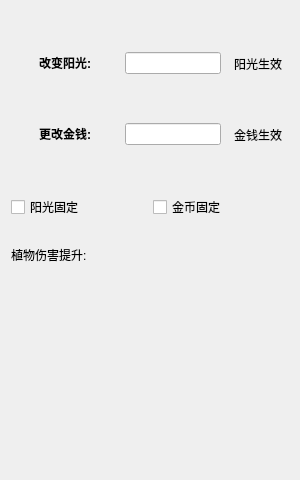
<?xml version="1.0" encoding="UTF-8"?>
<ui version="4.0">
 <class>Widget</class>
 <widget class="QWidget" name="Widget">
  <property name="geometry">
   <rect>
    <x>0</x>
    <y>0</y>
    <width>300</width>
    <height>480</height>
   </rect>
  </property>
  <property name="windowTitle">
   <string>PvZm</string>
  </property>
  <property name="windowIcon">
   <iconset resource="Image/res.qrc">
    <normaloff>:/花盆动漫人物.png</normaloff>:/花盆动漫人物.png</iconset>
  </property>
  <property name="autoFillBackground">
   <bool>false</bool>
  </property>
  <layout class="QGridLayout" name="gridLayout_2">
   <item row="4" column="0" colspan="2">
    <widget class="PVZ_Damage" name="widget_3" native="true"/>
   </item>
   <item row="0" column="0" colspan="2">
    <widget class="QWidget" name="widget" native="true">
     <layout class="QGridLayout" name="gridLayout">
      <property name="leftMargin">
       <number>0</number>
      </property>
      <property name="topMargin">
       <number>0</number>
      </property>
      <property name="rightMargin">
       <number>0</number>
      </property>
      <property name="bottomMargin">
       <number>0</number>
      </property>
      <item row="1" column="2">
       <spacer name="horizontalSpacer_2">
        <property name="orientation">
         <enum>Qt::Horizontal</enum>
        </property>
        <property name="sizeHint" stdset="0">
         <size>
          <width>40</width>
          <height>20</height>
         </size>
        </property>
       </spacer>
      </item>
      <item row="0" column="1">
       <widget class="QLabel" name="label">
        <property name="autoFillBackground">
         <bool>false</bool>
        </property>
        <property name="text">
         <string>&lt;html&gt;&lt;head/&gt;&lt;body&gt;&lt;p&gt;&lt;span style=&quot; font-weight:600;&quot;&gt;改变阳光:&lt;/span&gt;&lt;/p&gt;&lt;/body&gt;&lt;/html&gt;</string>
        </property>
       </widget>
      </item>
      <item row="1" column="3">
       <widget class="QLineEdit" name="moneyEdit"/>
      </item>
      <item row="1" column="1">
       <widget class="QLabel" name="label_2">
        <property name="text">
         <string>&lt;html&gt;&lt;head/&gt;&lt;body&gt;&lt;p&gt;&lt;span style=&quot; font-weight:600;&quot;&gt;更改金钱:&lt;/span&gt;&lt;/p&gt;&lt;/body&gt;&lt;/html&gt;</string>
        </property>
       </widget>
      </item>
      <item row="0" column="2">
       <spacer name="horizontalSpacer_3">
        <property name="orientation">
         <enum>Qt::Horizontal</enum>
        </property>
        <property name="sizeHint" stdset="0">
         <size>
          <width>40</width>
          <height>20</height>
         </size>
        </property>
       </spacer>
      </item>
      <item row="0" column="3">
       <widget class="QLineEdit" name="sunshineEdit"/>
      </item>
      <item row="0" column="0">
       <spacer name="horizontalSpacer_4">
        <property name="orientation">
         <enum>Qt::Horizontal</enum>
        </property>
        <property name="sizeHint" stdset="0">
         <size>
          <width>40</width>
          <height>20</height>
         </size>
        </property>
       </spacer>
      </item>
      <item row="0" column="4">
       <widget class="QToolButton" name="sunshine_btn">
        <property name="toolTip">
         <string>&lt;html&gt;&lt;head/&gt;&lt;body&gt;&lt;p&gt;阳光生效&lt;/p&gt;&lt;/body&gt;&lt;/html&gt;</string>
        </property>
        <property name="text">
         <string>阳光生效</string>
        </property>
        <property name="icon">
         <iconset resource="Image/res.qrc">
          <normaloff>:/阳光.jfif</normaloff>:/阳光.jfif</iconset>
        </property>
        <property name="iconSize">
         <size>
          <width>40</width>
          <height>40</height>
         </size>
        </property>
        <property name="autoRaise">
         <bool>true</bool>
        </property>
       </widget>
      </item>
      <item row="1" column="4">
       <widget class="QToolButton" name="money_btn">
        <property name="toolTip">
         <string>&lt;html&gt;&lt;head/&gt;&lt;body&gt;&lt;p&gt;金币生效&lt;/p&gt;&lt;/body&gt;&lt;/html&gt;</string>
        </property>
        <property name="text">
         <string>金钱生效</string>
        </property>
        <property name="icon">
         <iconset resource="Image/res.qrc">
          <normaloff>:/金币.jpg</normaloff>:/金币.jpg</iconset>
        </property>
        <property name="iconSize">
         <size>
          <width>40</width>
          <height>40</height>
         </size>
        </property>
        <property name="autoRaise">
         <bool>true</bool>
        </property>
       </widget>
      </item>
     </layout>
    </widget>
   </item>
   <item row="3" column="0" colspan="2">
    <widget class="QLabel" name="label_3">
     <property name="maximumSize">
      <size>
       <width>16777215</width>
       <height>60</height>
      </size>
     </property>
     <property name="text">
      <string>植物伤害提升:</string>
     </property>
     <property name="textFormat">
      <enum>Qt::AutoText</enum>
     </property>
    </widget>
   </item>
   <item row="1" column="0">
    <widget class="QCheckBox" name="sunshine_lock">
     <property name="text">
      <string>阳光固定</string>
     </property>
    </widget>
   </item>
   <item row="1" column="1">
    <widget class="QCheckBox" name="money_lock">
     <property name="text">
      <string>金币固定</string>
     </property>
    </widget>
   </item>
  </layout>
 </widget>
 <customwidgets>
  <customwidget>
   <class>PVZ_Damage</class>
   <extends>QWidget</extends>
   <header location="global">pvz_damage.h</header>
   <container>1</container>
  </customwidget>
 </customwidgets>
 <resources>
  <include location="Image/res.qrc"/>
 </resources>
 <connections/>
</ui>
